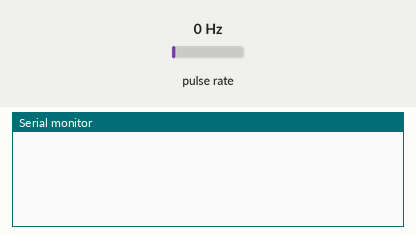
The sketch below on a simulated ESP8266 (NodeMCU). Shown: the last lines printed to the serial monitor. Wiring (inferred from the names in the program): pulse sensor: data D1. The test bench sets the inputs (shaded band); at power-on: pulse rate 0 Hz.

Above: at 1.2 s.
1.3 s: pulse rate (sensor on D1) set to 4 Hz
At 1.66 s:
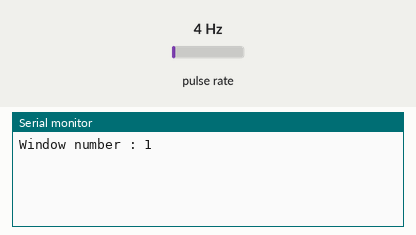
3.2 s: pulse rate (sensor on D1) set to 50 Hz
At 3.35 s:
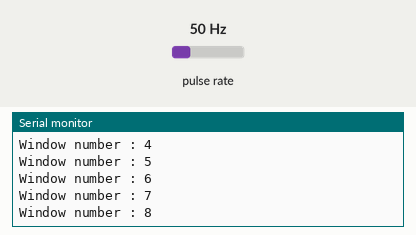
Timing chart, 0 to 6.2 s (numbered marks = the images above; inputs shaded):
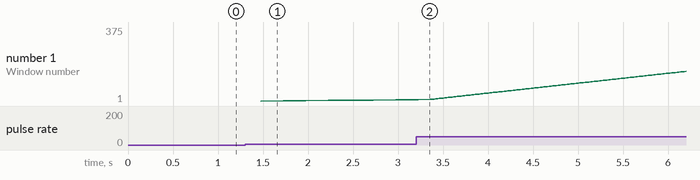

The sketch:

encoder.ino
```cpp
int r_enc=D1;
int interruptCounter = 0;

void setup() {
  // put your setup code here, to run once:
   pinMode(r_enc, INPUT_PULLUP);
   attachInterrupt(digitalPinToInterrupt(r_enc), handleInterrupt, RISING);
   Serial.begin(115200);
}

void loop() {


}

 void handleInterrupt() {
  interruptCounter++;
  Serial.print("Window number : ");
  Serial.println(interruptCounter);
}
```

Measured:
- after the input at 1.3 s, the serial monitor: prints a new line after 0.17 s (image 1)
- plotted number 1: 7 → 375 after the input at 3.2 s
